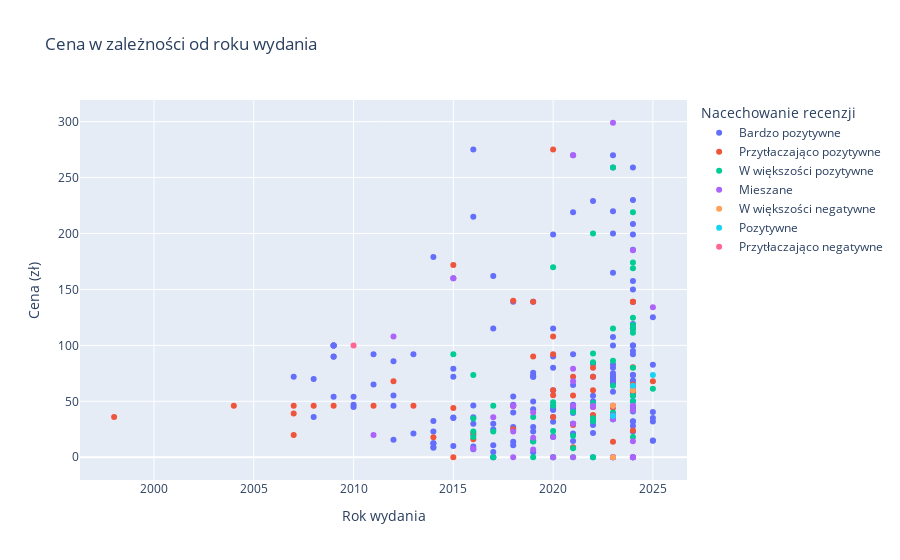

Write notebook code for a chart like this one.
### Code cell
# 3. Rozkład cen w zależności od daty wydania

df['Data wydania'] = pd.to_datetime(df['Data wydania'], errors='coerce')
df['Rok wydania'] = df['Data wydania'].dt.year

# Scatter plot: Cena vs. Rok wydania
fig = px.scatter(df, x='Rok wydania', y='Cena', color='Nacechowanie recenzji',
                 title='Cena w zależności od roku wydania', labels={'Cena': 'Cena (zł)', 'Rok wydania': 'Rok wydania'},
                 hover_data=['Tytuł'])
fig.show()

### Figure 1 — Plotly figure (JSON) as saved in the notebook; plotly's stock layout.template omitted (floating-point values rounded to 4 significant figures; data arrays with more than 128 entries replaced by an {"elided": "..."} marker saying what was removed)
{"data": [{"customdata": {"elided": "160x1 str values"}, "hovertemplate": "Nacechowanie recenzji=Bardzo pozytywne<br>Rok wydania=%{x}<br>Cena (zł)=%{y}<br>Tytuł=%{customdata[0]}<extra></extra>", "legendgroup": "Bardzo pozytywne", "marker": {"color": "#636efa", "symbol": "circle"}, "mode": "markers", "name": "Bardzo pozytywne", "orientation": "v", "showlegend": true, "type": "scatter", "x": {"elided": "160 int values"}, "xaxis": "x", "y": {"elided": "160 float values"}, "yaxis": "y"}, {"customdata": [["Detroit: Become Human"], ["Subnautica"], ["Lethal Company"], ["Stray"], ["Brotato"], ["Outer Wilds"], ["RimWorld"], ["Mouthwashing"], ["Deep Rock Galactic"], ["Oxygen Not Included"], ["DOOM"], ["Warhammer 40,000: Dawn of War - Anniversary Edition"], ["Beat Saber"], ["Left 4 Dead 2"], ["Severed Steel"], ["Portal 2"], ["Creeper World 4"], ["DRAMAtical Murder"], ["STEINS;GATE"], ["Life is Strange - Episode 1"], ["STEINS;GATE 0"], ["Kerbal Space Program"], ["Nine Sols"], ["Half-Life 2"], ["Black Mesa"], ["Creeper World 3: Arc Eternal"], ["Half-Life"], ["Papers, Please"], ["Portal"], ["Beyond Citadel"], ["Dystopika"], ["The Walking Dead"], ["Turing Complete"], ["Left 4 Dead"], ["Gloomwood"], ["Half-Life: Alyx"], ["Caves of Qud"], ["SANABI"], ["MULLET MADJACK"], ["The Forgotten City"], ["The Planet Crafter"], ["Cosmoteer: Starship Architect & Commander"], ["Quake II"], ["DRAINUS"], ["shapez 2"], ["Spaceflight Simulator"], ["Nuclear Throne"]], "hovertemplate": "Nacechowanie recenzji=Przytłaczająco pozytywne<br>Rok wydania=%{x}<br>Cena (zł)=%{y}<br>Tytuł=%{customdata[0]}<extra></extra>", "legendgroup": "Przytłaczająco pozytywne", "marker": {"color": "#EF553B", "symbol": "circle"}, "mode": "markers", "name": "Przytłaczająco pozytywne", "orientation": "v", "showlegend": true, "type": "scatter", "x": [2020, 2018, 2023, 2022, 2023, 2020, 2018, 2024, 2020, 2019, 2016, 2007, 2019, 2009, 2021, 2011, 2020, 2021, 2016, 2015, 2018, 2015, 2024, 2004, 2020, 2014, 1998, 2013, 2007, 2025, 2024, 2012, 2021, 2008, 2022, 2020, 2024, 2023, 2024, 2021, 2024, 2022, 2007, 2022, 2024, 2022, 2015], "xaxis": "x", "y": [55.49, 45.86, 45.99, 71.99, 13.79, 59.99, 140.0, 59.99, 108.0, 89.99, 15.99, 19.99, 139.0, 45.99, 8.99, 45.99, 35.99, 55.19, 21.59, 0, 24.99, 171.9, 139.0, 45.99, 91.99, 17.81, 35.99, 45.99, 45.99, 67.99, 23.99, 67.99, 71.99, 45.99, 79.99, 275.0, 139.0, 44.19, 58.49, 28.74, 80.49, 44.99, 39, 37.79, 64.99, 59.99, 43.99], "yaxis": "y"}, {"customdata": [["HELLDIVERS™ 2"], ["ICARUS"], ["Frostpunk 2"], ["Dying Light 2 Stay Human: Reloaded Edition"], ["Crossout"], ["Iron Harvest"], ["Infection Free Zone"], ["Dune: Spice Wars"], ["Fallout 76"], ["Once Human"], ["Warhammer 40,000: Darktide"], ["New Cycle"], ["Tom Clancy’s The Division® 2"], ["IDUN"], ["Frostpunk: The Last Autumn"], ["Battlefleet Gothic: Armada 2"], ["Horizon Zero Dawn™ Remastered"], ["Far Cry® New Dawn"], ["Destiny 2"], ["Hidden Deep"], ["Phantasy Star Online 2 New Genesis"], ["Warhammer 40,000: Chaos Gate - Daemonhunters"], ["Metro Awakening"], ["Empire of the Ants"], ["The Forever Winter"], ["Gears Tactics"], ["Tower of Fantasy"], ["Stellaris: Utopia"], ["The Last of Us™ Part I"], ["Stellaris: Federations"], ["Plague Inc: The Cure"], ["Scorn"], ["Ghosts of Tabor"], ["Homeworld: Deserts of Kharak"], ["Moon Mystery"], ["Stellaris: Synthetic Dawn Story Pack"], ["Stellaris: Leviathans Story Pack"], ["Elite Dangerous"], ["CryoFall"], ["Ashes of the Singularity: Escalation"], ["Exoplanet: First Contact"], ["Halo Infinite"], ["Heat Death: Survival Train"], ["Out of Orbit"], ["Snowbreak: Containment Zone"], ["Machinika: Atlas"], ["Distant Worlds 2"], ["The Surge 2"], ["Iron Marines Invasion"], ["MechWarrior 5: Clans"]], "hovertemplate": "Nacechowanie recenzji=W większości pozytywne<br>Rok wydania=%{x}<br>Cena (zł)=%{y}<br>Tytuł=%{customdata[0]}<extra></extra>", "legendgroup": "W większości pozytywne", "marker": {"color": "#00cc96", "symbol": "circle"}, "mode": "markers", "name": "W większości pozytywne", "orientation": "v", "showlegend": true, "type": "scatter", "x": [2024, 2021, 2024, 2022, 2017, 2020, 2024, 2023, 2020, 2024, 2022, 2024, 2023, 2025, 2020, 2019, 2024, 2019, 2019, 2022, 2020, 2022, 2024, 2024, 2024, 2020, 2022, 2017, 2023, 2020, 2021, 2022, 2023, 2016, 2024, 2017, 2016, 2015, 2021, 2016, 2016, 2021, 2024, 2023, 2023, 2024, 2022, 2019, 2023, 2024], "xaxis": "x", "y": [169, 40.49, 124.8, 200.0, 0, 19.01, 79.99, 86.34, 169.9, 0, 84.99, 49.99, 39.97, 61.19, 23.39, 13.99, 219, 35.98, 0, 32.39, 0, 48.59, 111.3, 118.3, 115.1, 49.17, 0, 45.99, 259, 45.99, 19.25, 34.75, 115.0, 17.99, 41.99, 22.99, 22.99, 91.99, 7.99, 34.74, 73.59, 0, 54.99, 63.99, 0, 17.99, 92.79, 14.99, 33.99, 174.0], "yaxis": "y"}, {"customdata": [["Apex Legends™"], ["The First Descendant"], ["Echocalypse: The Scarlet Covenant"], ["Frostpunk: On The Edge"], ["War Robots"], ["Watch Dogs®: Legion"], ["Warhammer 40,000: Dawn of War III"], ["Starfield"], ["Brotato: Abyssal Terrors"], ["Arma 3 Contact"], ["Frostpunk: The Rifts"], ["Battlefleet Gothic: Armada"], ["Battlefleet Gothic: Armada 2 - Chaos Campaign Expansion"], ["Stellaris: Nemesis"], ["Stellaris: Apocalypse"], ["Outpost: Infinity Siege"], ["Battlefield™ 2042"], ["Alien: Rogue Incursion"], ["Stellaris: Overlord"], ["Infinite Lagrange"], ["Build Master: MarsVille"], ["Stellaris: Distant Stars Story Pack"], ["Anno 2070™"], ["Stellaris: MegaCorp"], ["Stellaris: Galactic Paragons"], ["ASTRONEER: Glitchwalkers"], ["DISORDER"], ["Warhammer 40,000: Warpforge"], ["Elite Dangerous: Odyssey"], ["Stellaris: First Contact Story Pack"], ["Doomsday: Last Survivors"], ["Stormworks: Space"], ["FINAL FANTASY VII EVER CRISIS"], ["Aliens: Colonial Marines Collection"], ["Anno 2205™"], ["The Elder Scrolls V: Skyrim Anniversary Upgrade"], ["Fera: The Sundered Tribes"], ["Arkanoid - Eternal Battle"], ["Necromunda: Hired Gun"]], "hovertemplate": "Nacechowanie recenzji=Mieszane<br>Rok wydania=%{x}<br>Cena (zł)=%{y}<br>Tytuł=%{customdata[0]}<extra></extra>", "legendgroup": "Mieszane", "marker": {"color": "#ab63fa", "symbol": "circle"}, "mode": "markers", "name": "Mieszane", "orientation": "v", "showlegend": true, "type": "scatter", "x": [2020, 2024, 2024, 2020, 2018, 2023, 2017, 2023, 2024, 2019, 2019, 2016, 2019, 2021, 2018, 2024, 2021, 2024, 2022, 2021, 2023, 2018, 2011, 2018, 2023, 2024, 2025, 2024, 2021, 2023, 2023, 2023, 2023, 2012, 2015, 2021, 2024, 2022, 2021], "xaxis": "x", "y": [0, 0, 0, 17.99, 0, 37.48, 35.8, 299, 14.39, 39.99, 6.89, 7.49, 17.49, 45.99, 45.99, 63.24, 269.9, 185.0, 45.99, 0, 0, 22.99, 19.97, 45.99, 33.99, 41.99, 134, 0, 67.99, 33.99, 0, 45.99, 0, 108.0, 159.9, 79, 45.99, 45, 29.99], "yaxis": "y"}, {"customdata": [["Overwatch® 2"], ["Stellaris: Cosmic Storms"], ["Stellaris: Astral Planes"]], "hovertemplate": "Nacechowanie recenzji=W większości negatywne<br>Rok wydania=%{x}<br>Cena (zł)=%{y}<br>Tytuł=%{customdata[0]}<extra></extra>", "legendgroup": "W większości negatywne", "marker": {"color": "#FFA15A", "symbol": "circle"}, "mode": "markers", "name": "W większości negatywne", "orientation": "v", "showlegend": true, "type": "scatter", "x": [2023, 2024, 2023], "xaxis": "x", "y": [0, 59.99, 45.99], "yaxis": "y"}, {"customdata": [["SACRIFICE VILLAINS"], ["Icarus: Creature Comforts Pack"], ["Quasimorph - Supporter Pack"]], "hovertemplate": "Nacechowanie recenzji=Pozytywne<br>Rok wydania=%{x}<br>Cena (zł)=%{y}<br>Tytuł=%{customdata[0]}<extra></extra>", "legendgroup": "Pozytywne", "marker": {"color": "#19d3f3", "symbol": "circle"}, "mode": "markers", "name": "Pozytywne", "orientation": "v", "showlegend": true, "type": "scatter", "x": [2025, 2024, 2023], "xaxis": "x", "y": [73.59, 63.99, 36.79], "yaxis": "y"}, {"customdata": [["Command & Conquer™ 4 Tyberyjski zmierzch"]], "hovertemplate": "Nacechowanie recenzji=Przytłaczająco negatywne<br>Rok wydania=%{x}<br>Cena (zł)=%{y}<br>Tytuł=%{customdata[0]}<extra></extra>", "legendgroup": "Przytłaczająco negatywne", "marker": {"color": "#FF6692", "symbol": "circle"}, "mode": "markers", "name": "Przytłaczająco negatywne", "orientation": "v", "showlegend": true, "type": "scatter", "x": [2010], "xaxis": "x", "y": [100], "yaxis": "y"}], "layout": {"legend": {"title": {"text": "Nacechowanie recenzji"}, "tracegroupgap": 0}, "title": {"text": "Cena w zależności od roku wydania"}, "xaxis": {"anchor": "y", "domain": [0, 1], "title": {"text": "Rok wydania"}}, "yaxis": {"anchor": "x", "domain": [0, 1], "title": {"text": "Cena (zł)"}}}}
